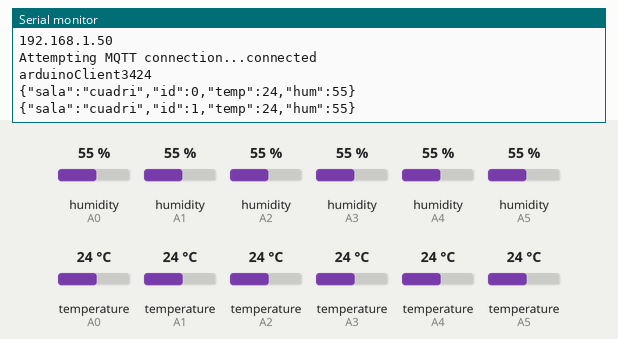
Simulated run of this sketch. Board: Arduino Uno, built with avr-gcc and run on an emulated ATmega328P. Parts: the last lines printed to the serial monitor. The test bench sets the inputs (shaded band); at power-on: humidity (sensors on A0, A1, A2, A3, A4, A5) 55 %, temperature (sensors on A0, A1, A2, A3, A4, A5) 24 °C. WiFi joins after 1.5 s; servers stay silent unless stated; random numbers use the default seed unless the sketch sets one; no MQTT or app messages arrive unless stated.

Above: at 2.8 s.
2.9 s: humidity (sensor on A0) set to 22 %
At 4.6 s:
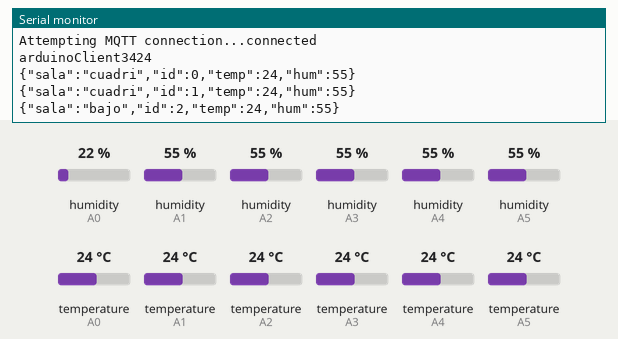
9.7 s: humidity (sensor on A1) set to 22 %
At 11.2 s:
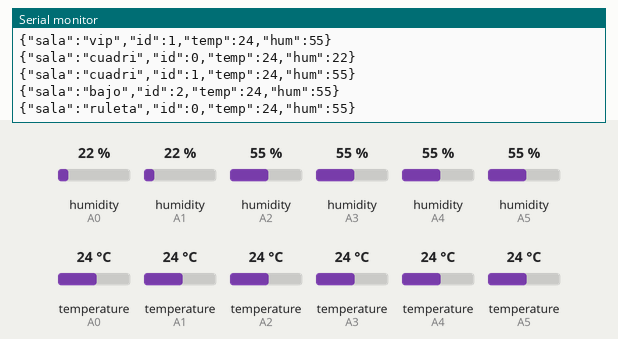
16.5 s: humidity (sensor on A2) set to 22 %
At 18.7 s:
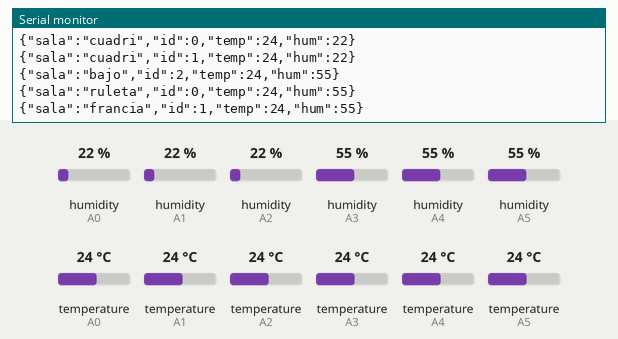
23.3 s: humidity (sensor on A3) set to 22 %
At 25.4 s:
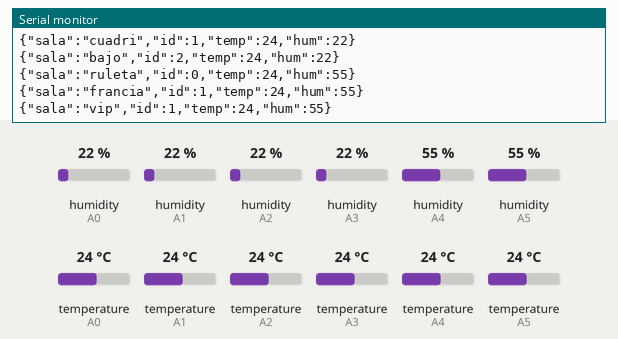
30.1 s: humidity (sensor on A4) set to 22 %
At 30.1 s:
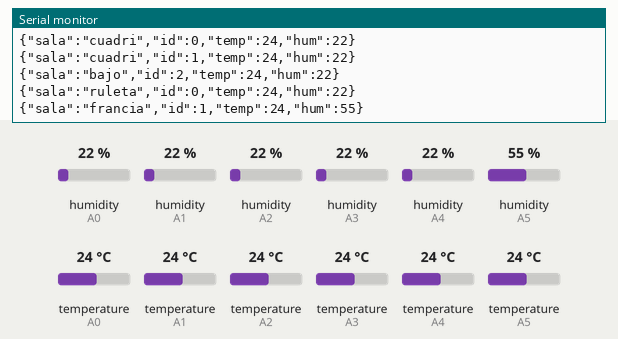
36.9 s: humidity (sensor on A5) set to 22 %
At 37.9 s:
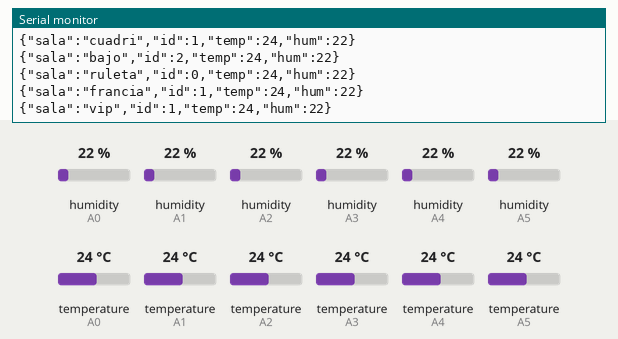

The sketch:

DHTwJSON.ino
```cpp
/*Envio los datos sensados por el DHT por MQTT en formato JSON
 *
 * Falta probar la conexion MQTT
 */

#include <SPI.h>
#include <Ethernet.h>
#include <PubSubClient.h>

#include "DHT.h"
#include <ArduinoJson.h>

#include "config_sensores.h"

#define INTERVALO 1000


#define DHTPIN1 A0
#define DHTPIN2 A1
#define DHTPIN3 A2
#define DHTPIN4 A3
#define DHTPIN5 A4
#define DHTPIN6 A5

#define DHTTYPE DHT22


//Opciones:
//"bajo","bouchard","cuadri","entrepiso","fuente",
//"principal","ruleta","vip"
const char* salas[6]={
  SALA_SENSOR0,
  SALA_SENSOR1,
  SALA_SENSOR2,
  SALA_SENSOR3,
  SALA_SENSOR4,
  SALA_SENSOR5
};

const int id[6]={
  ID_SENSOR0,
  ID_SENSOR1,
  ID_SENSOR2,
  ID_SENSOR3,
  ID_SENSOR4,
  ID_SENSOR5
};

// const char* server = "bingolab.local";
IPAddress server(192, 168, 20, 136);

EthernetClient ethClient;
PubSubClient client(ethClient);

const char* outTopic="/bingo/temperatura";

// Inicializo los sensores DHT.
DHT dht[N_DHT]=
{
  {DHTPIN1,DHTTYPE},
  {DHTPIN2,DHTTYPE},
  {DHTPIN3,DHTTYPE},
  {DHTPIN4,DHTTYPE},
  {DHTPIN5,DHTTYPE},
  {DHTPIN6,DHTTYPE}
};


//Funcion de conexion al servidor MQTT
void reconnect() {
  // Loop until we're reconnected
  while (!client.connected()) {
    Serial.print("Attempting MQTT connection...");
    // Attempt to connect
    char clientId[16]="arduinoClient";
    int rNum=random(0,999);
    char cRandom[10];
    itoa(rNum,cRandom,6);
    strcat(clientId,cRandom);
    if (client.connect(clientId)) {
      Serial.println("connected");
      Serial.println(clientId);
      // Once connected, publish an announcement...
      //client.publish("outTopic","hello world");
    } else {
      Serial.print("failed, rc=");
      Serial.print(client.state());
      Serial.println(" try again in 5 seconds");
      // Wait 5 seconds before retrying
      delay(5000);
    }
  }
}

void setup() {
  Serial.begin(9600);
  Serial.println(F("DHT22:"));

  Serial.println("#DHT\t|\t   sala   \t|\tID");
  Serial.println("------------------------------------------------------------");
  for (int i=0;i<N_DHT;i++)
  {
    dht[i].begin();
    Serial.print(i+1);
    Serial.print("\t|\tsala: ");
    Serial.print(salas[i]);
    Serial.print("\t|\tid:");
    Serial.println(id[i]);
  }

  randomSeed(analogRead(A0));

  client.setServer(server, 1883);

  byte mac[]= {  0xDE, 0xED, 0xBA, 0xFE, 0xFE, byte(random(0,256)) };
  Ethernet.begin(mac);
  Serial.println(Ethernet.localIP());

}

void loop() {
  if (!client.connected()) {
    reconnect();
  }

    client.loop();
  char data[200];

  for(int i=0;i<N_DHT;i++)
  {
    sendDHT2JsonString(dht[i],i,data);
    Serial.println(data);
    client.publish(outTopic,data);
    delay(INTERVALO);
    client.loop();
  }
}


void sendDHT2JsonString(DHT sensor,int indice, char *salida)
{
  StaticJsonDocument<100> lectura;
  char data[100];

  float temp;
  float hum;

  lectura["sala"]=salas[indice];
  lectura["id"]=id[indice];

  temp=sensor.readTemperature();
  hum=sensor.readHumidity();
  if(isnan(temp)||isnan(hum))
  {
    lectura["temp"]="nan";
    lectura["hum"]="nan";
  }
  else
  {
    lectura["temp"]=temp;
    lectura["hum"]=hum;
  }
  serializeJson(lectura,data);
  strcpy(salida,data);
}
```

config_sensores.h
```cpp
// {1:6}
#define N_DHT 6

//Opciones:
//"bajo","bouchard","cuadri","entrepiso","fuente",
//"principal","ruleta","vip"

#define SALA_SENSOR0 "cuadri"
#define SALA_SENSOR1 "cuadri"
#define SALA_SENSOR2 "bajo"
#define SALA_SENSOR3 "ruleta"
#define SALA_SENSOR4 "francia"
#define SALA_SENSOR5 "vip"

#define ID_SENSOR0 0
#define ID_SENSOR1 1
#define ID_SENSOR2 2
#define ID_SENSOR3 0
#define ID_SENSOR4 1
#define ID_SENSOR5 1
```

Measured:
- after the input at 36.9 s, the serial monitor: prints a new line after 0.17 s (image 6)
